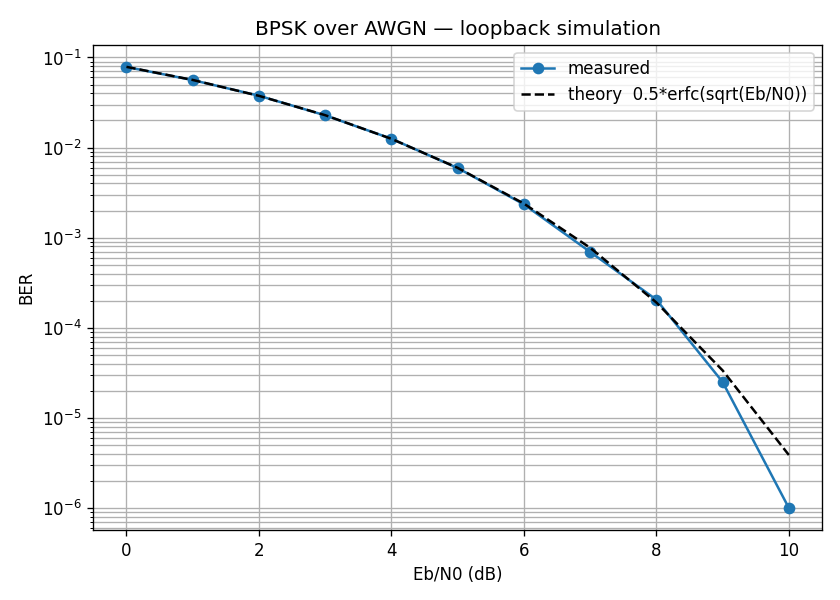

The Python source for this figure:
#!/usr/bin/env python3
"""02 - BPSK loopback over an AWGN channel (pure NumPy, runnable now).

Transmit random bits with BPSK, add complex AWGN for a range of Eb/N0, demodulate,
and compare the measured bit-error rate (BER) to the theoretical curve.
This is the software 'loopback' equivalent of TX -> channel -> RX.
"""
import sys
try:
    sys.stdout.reconfigure(encoding="utf-8")
except Exception:
    pass
import os
import numpy as np
from numpy import sqrt
from math import erfc
import matplotlib
matplotlib.use("Agg")
import matplotlib.pyplot as plt

HERE = os.path.dirname(os.path.abspath(__file__))
rng = np.random.default_rng(12345)

N = 200_000                       # bits
ebn0_db = np.arange(0, 11)        # 0..10 dB
ber = np.zeros(len(ebn0_db))

bits = rng.integers(0, 2, N)
symbols = 2 * bits - 1            # BPSK: 0->-1, 1->+1  (energy per bit = 1)

for i, snr_db in enumerate(ebn0_db):
    ebn0 = 10 ** (snr_db / 10)
    # complex AWGN; noise variance per complex sample = 1/(2*Eb/N0) per component
    sigma = sqrt(1 / (2 * ebn0))
    noise = sigma * (rng.standard_normal(N) + 1j * rng.standard_normal(N))
    rx = symbols + noise
    bits_hat = (rx.real > 0).astype(int)
    ber[i] = np.mean(bits_hat != bits)

# Theoretical BPSK BER: Q(sqrt(2*Eb/N0)) = 0.5*erfc(sqrt(Eb/N0))
theory = np.array([0.5 * erfc(sqrt(10 ** (s / 10))) for s in ebn0_db])

print(" Eb/N0(dB)   measured BER   theory BER")
for s, m, th in zip(ebn0_db, ber, theory):
    print(f"   {s:5d}     {m:10.2e}   {th:10.2e}")

plt.figure(figsize=(7, 5))
plt.semilogy(ebn0_db, np.maximum(ber, 1e-6), "o-", label="measured")
plt.semilogy(ebn0_db, np.maximum(theory, 1e-12), "k--", label="theory  0.5*erfc(sqrt(Eb/N0))")
plt.xlabel("Eb/N0 (dB)"); plt.ylabel("BER"); plt.grid(True, which="both")
plt.title("BPSK over AWGN — loopback simulation"); plt.legend()
out = os.path.join(HERE, "bpsk_loopback_sim.png")
plt.tight_layout(); plt.savefig(out, dpi=120)
print("Saved plot to", out)
